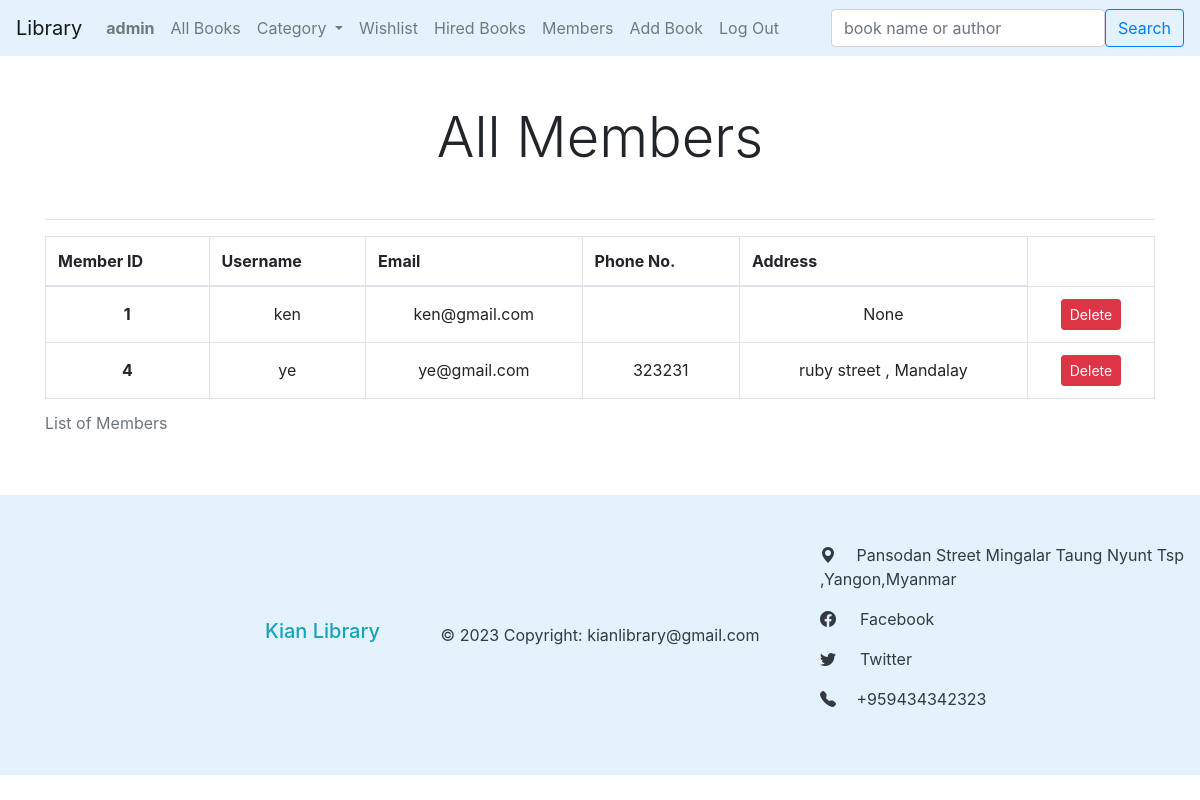
Before: /members (signed in) with the older database file.
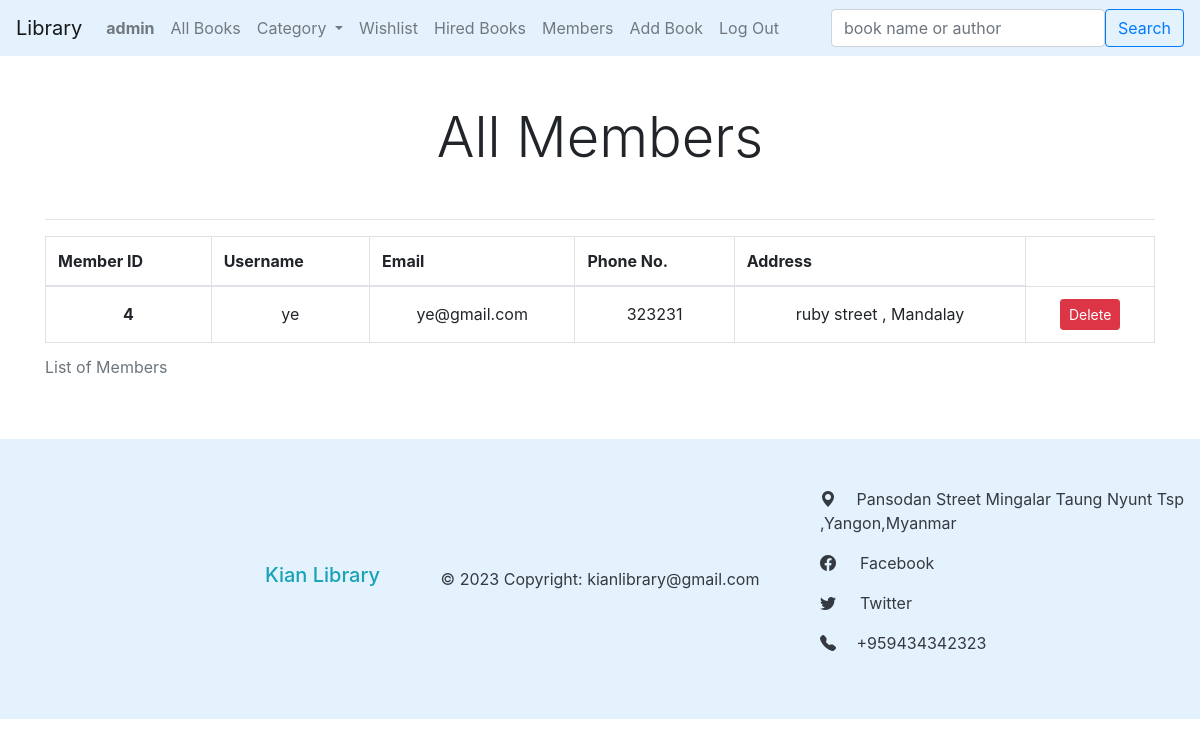
After: the same page with the newer database file.
### book/models.py (models this page shows)
class User(AbstractUser):
    phone =  PhoneField(blank=True,null=True, help_text='Contact phone number')
    address = models.CharField(max_length=250,blank=True,null=True)

### book/views.py (the view)
# urls.py: path('members',views.members,name='members'),
def members(request):
    if request.user.username == 'admin':
        members = User.objects.all().exclude(is_superuser=True)
    else:
        return HttpResponseForbidden()
    categories = Category.objects.all()
    return render(request,'book/members.html',{
        'members': members,
        'categories': categories
    })

### book/templates/book/members.html (shortened to what this page needs)
{% extends "book/layout.html" %}
{% load static %}
{% block body %}
<div class="container">
    <h4 class="display-4 my-5 text-center">All Members</h4>
    <hr>
{% if members %}
    <table class="table table-bordered">
        <caption>List of Members</caption>
        <thead>
          <tr>
            <th scope="col">Member ID</th>
            <th scope="col">Username</th>
            <th scope="col">Email</th>
            <th scope="col">Phone No.</th>
            <th scope="col">Address</th>
          </tr>
        </thead>
        <tbody>
        {% for member in members %}
            <tr>
                <th class="align-middle text-center" scope="row"> {{ member.id }} </th>
                <td class="align-middle text-center"> {{ member.username }} </td>
                <td class="align-middle text-center"> {{ member.email }} </td>
                <td class="align-middle text-center">{{ member.phone }}</td>
                <td class="align-middle text-center">{{ member.address }}</td>
                <td class="align-middle text-center">
                    <a class="btn btn-danger btn-sm" href="{% url 'delete_member' member.id %}">Delete</a>
                </td>
            </tr>
        {% endfor %}
        </tbody>
      </table>
</div>
    {% endif %}
{% endblock %}

Changed rows visible on the page:
removed User: id "1", username "ken", email "ken@gmail.com", address "None"
